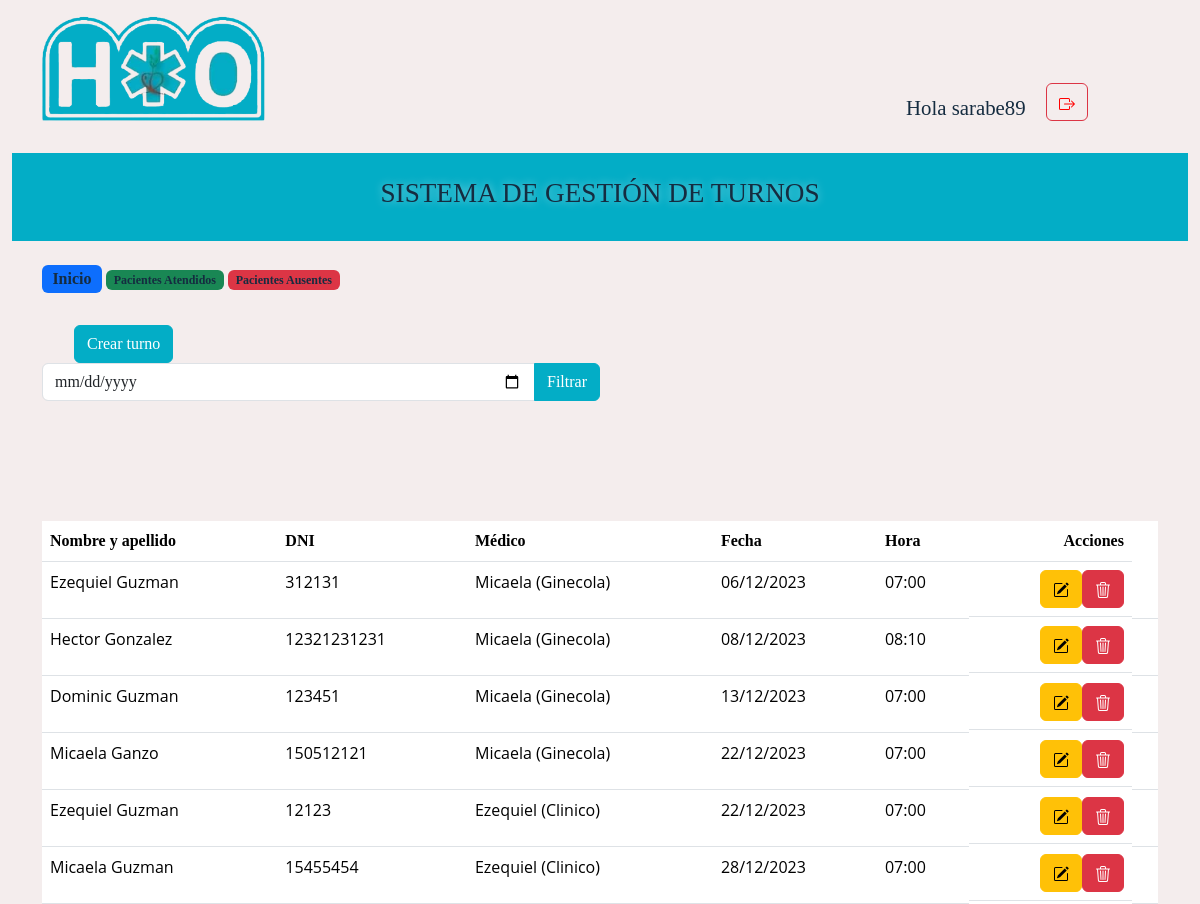
The app's page / (signed in) with its own data.
### turnos/models.py (models this page shows, shortened)
class Turno(models.Model):
    STATUS_CHOICES = (
        ('E' , 'En Espera'),
        ('P' , 'Atendiendo'),
        ('A' , 'Ausente'),
        ('L', 'Atendido'),
    )
    nombre = models.CharField( max_length=50, null=True)
    apellido = models.CharField( max_length=50, null=True)
    dni = models.IntegerField(default=0)
    medico = models.ForeignKey(Medico, on_delete=models.CASCADE)
    fecha = models.DateField(default=date.today)
    hora = models.TimeField(default='07:00')
    status = models.CharField(max_length=1,choices=STATUS_CHOICES, default='E', verbose_name='estado')

class Medico(models.Model):
    nombre = models.CharField(max_length=50)
    especialidad = models.CharField(max_length=45)
    def __str__(self):
        return f'{self.nombre}  ({self.especialidad})'

### turnos/views.py (the view)
# urls.py: path('', views.ver_turnos, name = 'ver_turnos'),
@login_required
def ver_turnos(request):
    fecha_param = request.GET.get('fecha', None)
    if fecha_param:
        fecha = datetime.strptime(fecha_param, '%Y-%m-%d').date()
        turnos = Turno.objects.filter(fecha=fecha).order_by('fecha')
    else:
        turnos = Turno.objects.all().order_by('fecha')
    if request.method == 'POST':
        form = TurnoForm(request.POST)
        if form.is_valid():
            form.save()
        else:
            pass
        turno_id = request.POST.get('turno_id')
        accion = request.POST.get('accion')
        if accion == 'atendiendo':
            turno = Turno.objects.get(id=turno_id)
            turno.marcar_como_atendiendo()
        elif accion == 'ausente':
            turno = Turno.objects.get(id=turno_id)
            turno.marcar_como_ausente()
        elif accion == 'atendido':
            turno = Turno.objects.get(id=turno_id)
            turno.marcar_como_atendido()
        return redirect('ver_turnos')
    else:
        form = TurnoForm()
    pertenece_admin = request.user.groups.filter(name='admin').exists()
    pertenece_secretario = request.user.groups.filter(name='secretario').exists()
    return render(request, 'turnos.html', {'turnos': turnos, 'form': form, 'pertenece_admin': pertenece_admin,
                                            'pertenece_secretario': pertenece_secretario})

### turnos/forms.py
class TurnoForm(forms.ModelForm):
    class Meta:
        model = Turno
        fields = ['nombre', 'apellido', 'dni', 'medico', 'fecha', 'hora']
        widgets = {
            'fecha': DDMMYYYYDateInput(attrs={'class': 'datepicker'}),
            'hora': forms.TimeInput(format='%H:%M', attrs={'type': 'time'}),
        }

### turnos/templates/turnos.html (shortened to what this page needs)
{% extends "base.html" %}
{% load crispy_forms_tags %}
{% block content %}
<br>
<div class="container-fluid">
  <div class="container">
      <span class="badge bg-primary fs-6"><a href="{% url 'ver_turnos' %}">Inicio</a></span> </option>
      <span class="badge bg-success "> <a href="{% url 'pacientes_atendidos' %}" >Pacientes Atendidos</a></span>
      <span class="badge bg-danger"><a href="{% url 'pacientes_ausentes' %}" >Pacientes Ausentes</a></span>
  </div>
</div>
<div>
  <div class="container contenedor">
    <div class="row">
      <div class="">
        {% if pertenece_admin %}
        <button type="button" class="btn btn-primary boton_CT" data-bs-toggle="modal" data-bs-target="#exampleModal">
          Crear turno
        </button>
        {% endif %}
      </div>
    </div>
    </div>
    <div class="container-fluid">
      <div class="container">
          <form method="get" action="{% url 'ver_turnos' %}">
            <div class="input-group w-50">
              <input type="date" name="fecha" id="fecha" class="form-control w-50" value="{{ fecha_actual }}">
              <button type="submit" class="btn btn-primary  boton_CT">Filtrar</button>
            </div>
          </form>
        </div>
        </div>
        <br><br>
        </div>
  <br>
  <br><br>
  <div class="container-fluid">
    <div class="container">
      <div class="table-responsive">
        <table class="table align-middle mb-0 bg-white">
          <thead class="bg-light">
            <tr>
              <th>Nombre y apellido</th>
              <th>DNI</th>
              <th>Médico</th>
              <th>Fecha</th>
              <th>Hora</th>
              {% if pertenece_admin %}
              <th class="acciones">Acciones</th>
              {% endif %}
            </tr>
          </thead>
          {% for turno in turnos %}
          {% if turno.status != 'A' and  turno.status != 'P' and  turno.status != 'L'  %}
          <tbody>
            <tr>
              <td>
                <p> {{ turno.nombre|title }} {{ turno.apellido|title }}</p>
              </td>
              <td>
                <p> {{ turno.dni }}</p>
              </td>
              <td>
                <p> {{ turno.medico|title }}</p>
              </td>
              <td>
                <p>{{ turno.fecha|date:"d/m/Y" }}</p>
              </td>
              <td>
                <p>{{ turno.hora }}</p>
              </td>
              {% if pertenece_admin %}
              <td class="d-flex">
                <a class='btn btn-warning' href="{% url 'editar_turno' turno.id %}"></a>
                <form method="post" action="{% url 'borrar_turno' turno.id %}">
                  <button type="submit" class='btn btn-danger'></button>
                </form>
                {% endif %}
              </td>
              <td>
              </td>
            </tr>
          </tbody>
          {% endif %}
          {% endfor %}
        </table>
      </div>
    </div>
</div>
{% endblock %}

### turnos/templates/base.html (shortened to what this page needs)
{% load static %}
<!DOCTYPE html>
<html lang="en">
<head>
  <link href="https://cdn.jsdelivr.net/npm/bootstrap@5.3.2/dist/css/bootstrap.min.css" rel="stylesheet"
>
  <link rel="stylesheet" href="https://cdn.jsdelivr.net/npm/flatpickr@4.6.6/dist/flatpickr.min.css">
  <link rel="stylesheet" href="{% static 'componentes/css/turnos.css' %}">
</head>
<body>
  <header>
    <div class="container-fluid">
      <div class="container contheader">
        <div class="cont_logo">
          <a class="logo-img" href="https://danip98.github.io/hospital/index.html" target="_blank">
            <img src="{% static 'componentes/img/logo ajustado.png' %}" alt="Logo hospital">
          </a>
        </div>
        <div class="cont_username">
          <h3>Hola {{ user.username }}</h3>
        </div>
        <div class="cont_Cerrar">
          <a href="{% url 'salir' %}" class="btn btn-outline-danger"> </a>
        </div>
      </div>
    </div>
    <div class="container-fluid">
      <div class="titulo">
        <div class="container"> <a class="titulo-pag">
            <h2>SISTEMA DE GESTIÓN DE TURNOS</h2>
          </a>
        </div>
      </div>
    </div>
    {% block content %}
    {% endblock %}
</body>
</html>

### turnos/static/componentes/css/turnos.css (style rules this page uses)
body { margin-right: 10px; margin: 0%; background-color: #f4eded; font-family: 'Merriweather', serif; align-items: center; }
h1, h2 { font-size: 1.7em; color: #152C40; }
h3 { font-size: 1em; color: #152C40; }
p { font-family: 'Open Sans', sans-serif; }
a { text-decoration: none; color: #152C40; }
.contheader { display: flex; padding-top: 1em; align-items: flex-end }
.cont_logo { width: 20%; }
.cont_username { width: 70%; padding-right: 1em; text-align: right; font-size: 1.3em; color: #152C40; font-family: 'Merriweather', serif; }
.cont_username h3 { margin: 0; }
.cont_Cerrar { width: 10%; font-size: 0.9em; font-family: 'Open Sans', sans-serif; }
.cont_Cerrar a { color: red; }
.contheader img { width: 100%; }
.d-flex { justify-content: flex-end }
.acciones { text-align: right; }
.titulo { display: flex; justify-content: center; margin-top: 2em; align-items: center; text-align: center; width: 100%; background-color: #03ADC6; color: white; text-shadow: 0 0 10px #fff8; }
.titulo .titulo-pag { margin: 0; padding: 1em; max-width: 90%; text-decoration: none; text-shadow: 0 0 10px #fff8; }
.contenedor { margin-top: 2em; }
.boton_CT { margin-left: 2em; background-color: #03ADC6; border-color: #03ADC6; }

### records on screen
Turno: nombre "Ezequiel", apellido "Guzman", dni "312131", medico "Micaela (Ginecola)", fecha "06/12/2023", hora "07:00"
Turno: nombre "Hector", apellido "Gonzalez", dni "12321231231", medico "Micaela (Ginecola)", fecha "08/12/2023", hora "08:10"
Turno: nombre "Dominic", apellido "Guzman", dni "123451", medico "Micaela (Ginecola)", fecha "13/12/2023", hora "07:00"
Turno: nombre "Micaela", apellido "Ganzo", dni "150512121", medico "Micaela (Ginecola)", fecha "22/12/2023", hora "07:00"
Turno: nombre "Ezequiel", apellido "Guzman", dni "12123", medico "Ezequiel (Clinico)", fecha "22/12/2023", hora "07:00"
Turno: nombre "Micaela", apellido "Guzman", dni "15455454", medico "Ezequiel (Clinico)", fecha "28/12/2023", hora "07:00"

### other values on screen
{{ user.username }} "sarabe89"
